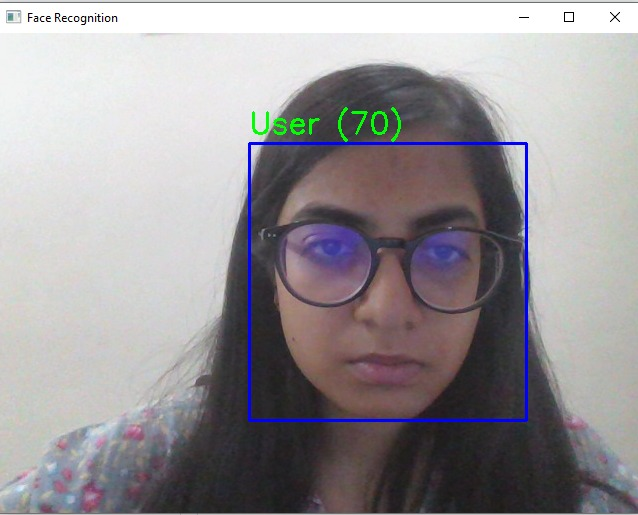
#> input picture WhatsApp Image 2026-04-25 at 18.08.47.jpeg, 638 x 515 px, given in place of the camera
$ jupyter execute 'collect_faces (2).ipynb'   (shell and % lines are left out)
#> lines starting #> are read from the running program, lines starting #| are printed output that depends on the picture; after the words box and inside, x2 and y2 are one past the last pixel; in counts of white or black regions, pixels touching at a corner belong together
[cell 1]
import cv2
import numpy as np
import time

name = input("Enter your name: ")
#> the answer given: WhatsApp Image 2026-04-25 at 18.08.47.jpeg

cap = cv2.VideoCapture(0)

classifier = cv2.CascadeClassifier(
    cv2.data.haarcascades + "haarcascade_frontalface_default.xml"
)

# safety check
if classifier.empty():
    print("Error loading cascade file")
    exit()

f_list = []
count = 0

while True:
    ret, frame = cap.read()
#> frame is the input picture: shape (515, 638, 3); mean B, G, R 152.5, 149.4, 153.3
    if not ret:
        continue

    gray = cv2.cvtColor(frame, cv2.COLOR_BGR2GRAY)
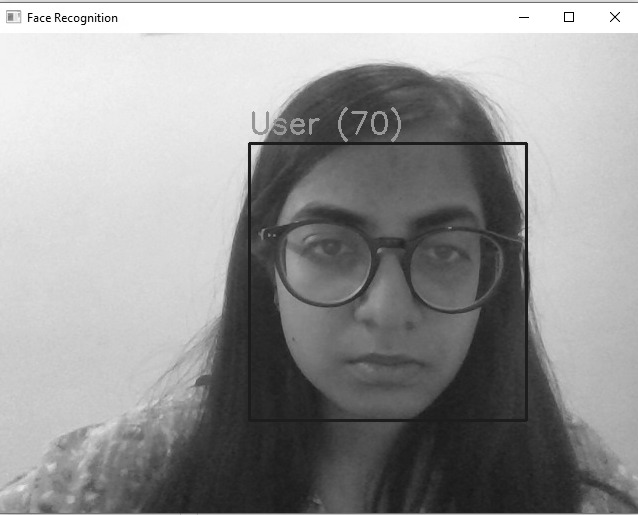
#> gray: shape (515, 638); min 0, max 255, mean 151

    faces = classifier.detectMultiScale(gray, 1.2, 6)
#> faces = [[246, 145, 270, 270]]
    faces = sorted(faces, key=lambda x: x[2]*x[3], reverse=True)
    faces = faces[:1]

    if len(faces) == 1:
        x, y, w, h = faces[0]
#> x = 246; y = 145; w = 270; h = 270

        face = gray[y:y+h, x:x+w]
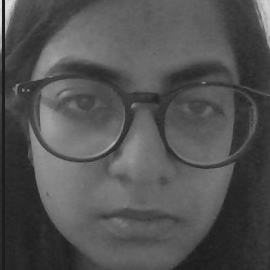
#> face: shape (270, 270); min 20, max 226, mean 82.3
        face = cv2.resize(face, (100, 100))
#> face: shape (100, 100)

        f_list.append(face)
        count += 1

        print(f"Captured {count}/50")

        cv2.rectangle(frame, (x,y), (x+w,y+h), (255,0,0), 2)
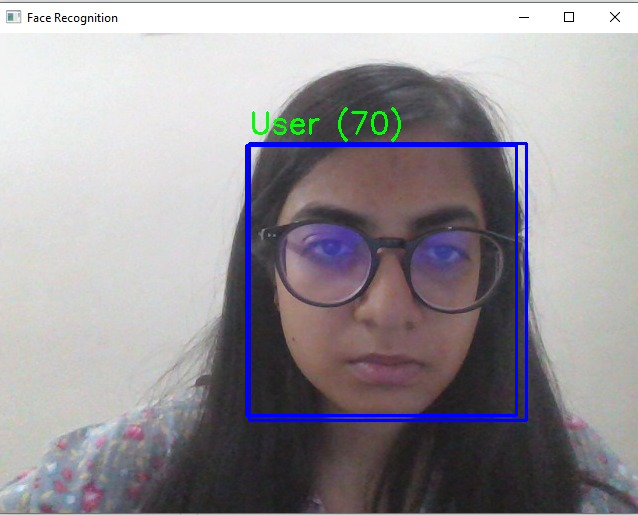
#> frame: shape (515, 638, 3); 0.98% of pixels changed, all inside (x1, y1, x2, y2) = (245, 144, 518, 417)

        time.sleep(0.2)  # avoid duplicate frames

    cv2.imshow("Collecting Faces", frame)

    if count == 50:
        break

    if cv2.waitKey(1) & 0xFF == 27:  # ESC to exit
#> (key Esc is pressed here)
        break

cap.release()
cv2.destroyAllWindows()

# save data
f_list = np.array(f_list)

try:
    data = np.load("faces.npy", allow_pickle=True).item()
except:
    data = {}

data[name] = f_list
np.save("faces.npy", data)

print("✅ Data saved successfully!")
